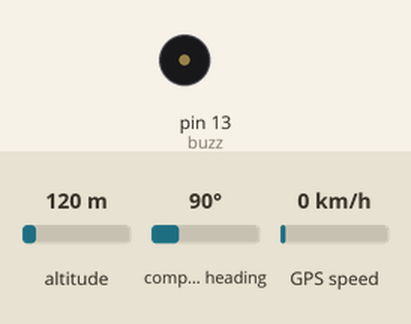
Simulated run of this sketch. Board: Arduino Uno, built with avr-gcc and run on an emulated ATmega328P. On the bench: buzzer (waves = sounding, pin HIGH). Inputs (shaded band) come from the test bench; at power-on: altitude 120 m, compass heading 90°, GPS speed 0 km/h. The GPS gets a fix after 3 s at 37.7749, -122.4194 with 8 satellites; the modem accepts every AT command (registered, SIM ready, sends succeed) and sends nothing else; pins used as bus, display or sensor lines are not drawn.

Above: at 0.1 s.
At 2.1 s:
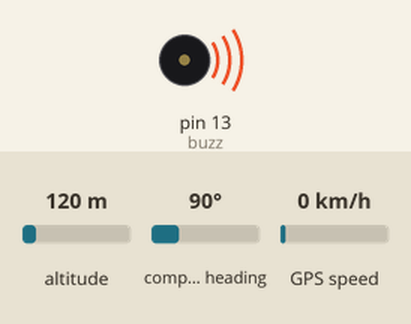
Timing chart, 0 to 3.6 s (numbered marks = the images above):
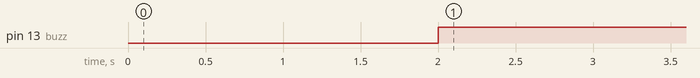

Measured:
- by itself, pin 13 (buzz): LOW → HIGH at 2.0 s

The sketch:

gps_gsm_module.ino
```cpp
#include <SoftwareSerial.h>
#include <TinyGPS.h>
#define trigger  3
#define echo     4
int time_;
float distance, dist_limit = 20.00;//cms
int buzz = 13;
int state = 0;
const int pin = 9;
float gpslat, gpslon;

TinyGPS gps;
SoftwareSerial sgps(4, 5);
SoftwareSerial sgsm(2, 3);

void setup()
{
  sgsm.begin(9600);
  sgps.begin(9600);
  pinMode(buzz, OUTPUT);
  pinMode(trigger, OUTPUT);
  pinMode(echo, INPUT);
  digitalWrite(buzz, LOW);
}
void loop()
{
  int c=ultrasonic_sensor();
  if (c==1)
  {
    digitalWrite(buzz,HIGH);
  if (Serial.available()>0)
    SendMessage();
  }
  else
  {
  digitalWrite(buzz,LOW);
  }
}
 void SendMessage()
  {
    while (sgps.available())
      {
      int c = sgps.read();
      if (gps.encode(c))
        {
          gps.f_get_position(&gpslat, &gpslon);
        }
      }

      sgsm.print("\r");
      delay(1000);
      sgsm.print("AT+CMGF=1\r");
      delay(1000);
      sgsm.print("AT+CMGS=\"+ZZXXXXXXXXXX\"\r");
      delay(1000);
      //The text of the message to be sent.
      sgsm.print("Latitude :");
      sgsm.println(gpslat, 6);
      sgsm.print("Longitude:");
      sgsm.println(gpslon, 6);
      delay(1000);
      sgsm.write(0x1A);
      delay(1000);
   }
   int ultrasonic_sensor()
{
  digitalWrite(trigger, HIGH);
  delay(1000);
  digitalWrite(trigger, LOW);
  time_ = pulseIn(echo,HIGH);//calculate rebound time of ultrasonic waves
  distance = time_*0.01725;
  if (distance <= dist_limit)
    return 1;
  else
    return 0;
}
```
